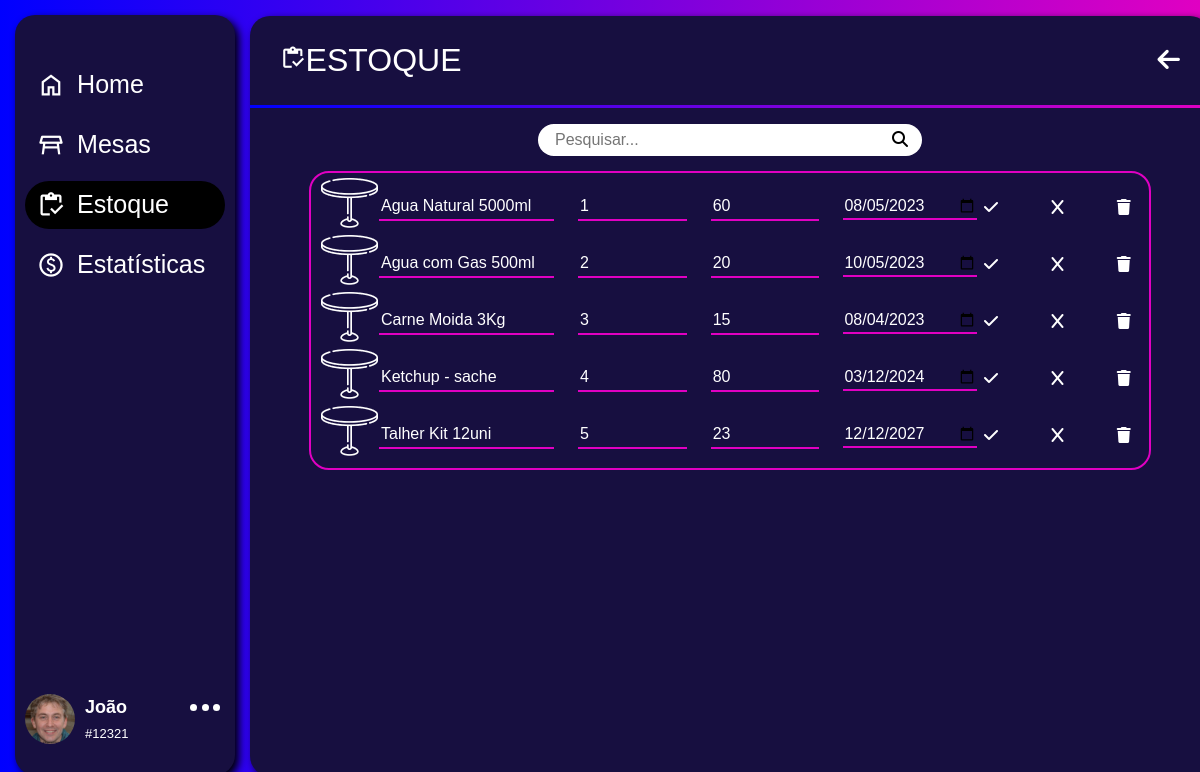
/Desktop/ADM/app/estoque/editar-estoque/editEstoque.php (signed in), run on an earlier commit of the app's database.
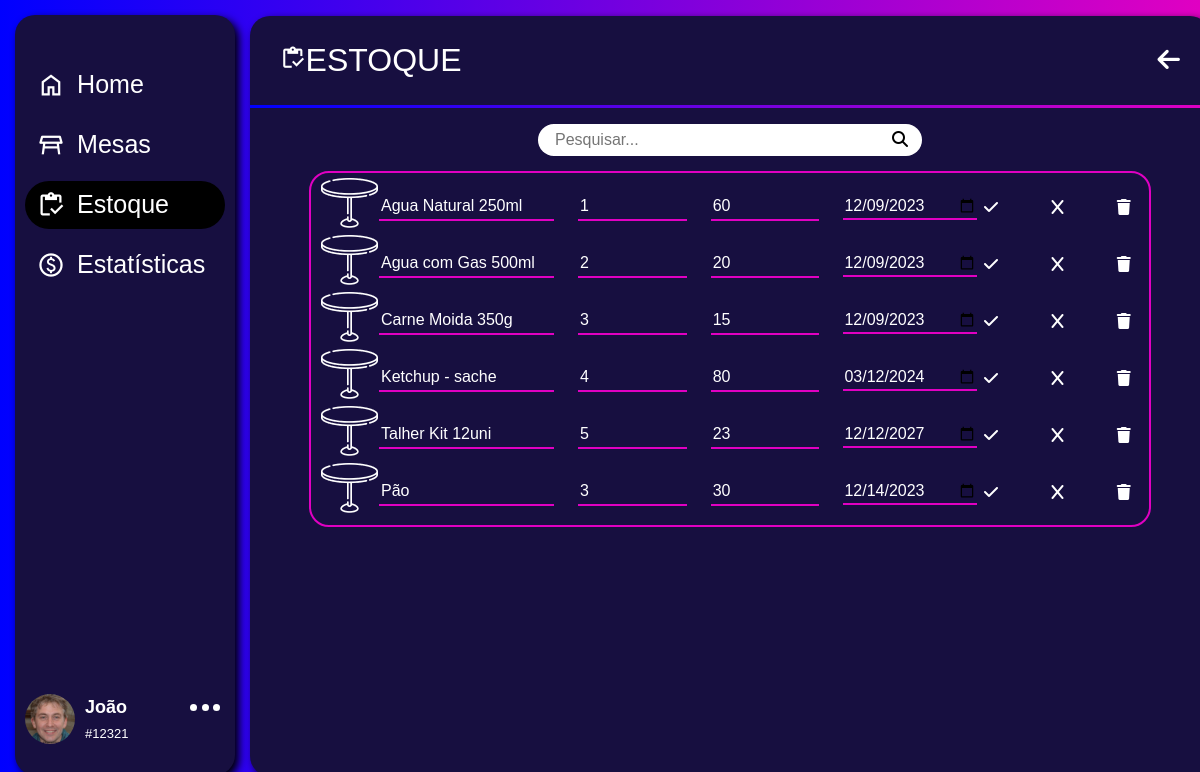
And on a later commit of the database.
### tables this page shows
CREATE TABLE IF NOT EXISTS `produto` (
  `id_prod` int NOT NULL AUTO_INCREMENT,
  `lote` int NOT NULL,
  `tipo` varchar(100) NOT NULL,
  `prod` varchar(100) NOT NULL,
  `preco_compra` float(10,2) NOT NULL,
  `preco_venda` float(10,2) NOT NULL,
  `qtd` int NOT NULL,
  `dta_compra` date NOT NULL,
  `dta_vencimento` date NOT NULL,
  `status` varchar(10) NOT NULL,
  `img` varchar(50) NOT NULL,
  PRIMARY KEY (`id_prod`),
  KEY `lote` (`lote`),
  CONSTRAINT `produto_ibfk_1` FOREIGN KEY (`lote`) REFERENCES `objeto_fornecido` (`lote`) ON DELETE CASCADE ON UPDATE CASCADE
);

### Desktop/ADM/app/estoque/editar-estoque/editEstoque.php (the view, shortened to what the changed rows need)
<?php
include_once(__DIR__ . '/../../../PHP/conn.php');
if(!empty($_GET['search'])){
    $dados = $_GET['search'];
    $sqlc = "SELECT * FROM produto WHERE (lote LIKE '%$dados%' OR prod LIKE '%$dados%') AND status = 'ATIVO'";
}else{
    $sqlc = "SELECT * FROM produto WHERE status = 'ATIVO'";
}
$prod = $sql->query($sqlc);
?>
<!DOCTYPE html>
<html lang="pt-br">
<head>
    <link href="https://cdn.jsdelivr.net/npm/bootstrap@5.3.0-alpha3/dist/css/bootstrap.min.css" rel="stylesheet">
    <link rel="stylesheet" href="../../../assets/css/menu.css">
    <link rel="stylesheet" href="../../../assets/css/estoque/editEstoque.css">
</head>
<body>
    <div class="fundo">
        <main class="main">
            <div id="resultsContainer" class="container itemCardArea">
                <div class="itemCard">
                    <div class="row">
                    <?php foreach($prod as $prods): ?>
                        <div class="col-1">
                            <picture>
                                <img src="../../../assets/img/produtos/mesa-redonda 3.png" alt="">
                            </picture>
                        </div>
                        <form action="" class="col-11 formEstoque">
                            <div class="row">
                                <div class="col-3">
                                    <input type="text" name="nomeProd" placeholder="Nome" class="nomeProd" value="<?php echo $prods['prod']; ?>">
                                </div>
                                <div class="col-2">
                                    <input type="text" name="loteProd" placeholder="Lote" class="loteProd" value="<?php echo $prods['lote']; ?>">
                                </div>
                                <div class="col-2">
                                    <input type="text" name="qtdProd" placeholder="Quantidade" class="qtdProd" value="<?php echo $prods['qtd']; ?>">
                                </div>
                                <div class="col-2">
                                    <abbr title="Validade"><input type="date" name="valProd" class="valProd" value="<?php echo $prods['dta_vencimento']; ?>"></abbr>
                                </div>
                                <div class="col-1">
                                    <button formaction="../../../PHP/att_prodInfo.php?id_prod=<?php echo $prods['id_prod']; ?>" class="checkBtn"><i class="fa-solid fa-check" style="color: #ffffff;"></i></button>
                                </div>
                                <div class="col-1">
                                    <button class="cancelBtn"><i class="fa-solid fa-x" style="color: #ffffff;"></i></button>
                                </div>
                                <div class="col-1">
                                    <button formaction="../../../PHP/del_prodInfo.php?id_prod=<?php echo $prods['id_prod']; ?>" class="trashBtn"><i class="fa-solid fa-trash" style="color: #ffffff;"></i></button>
                                </div>
                            </div>
                        </form>
                        <?php endforeach ?>
                    </div>
                </div>
            </div>
        </main>
    </div>
</body>
</html>

What changed in the data, as far as the page shows it:
changed produto: nomeProd "Agua Natural 5000ml" → "Agua Natural 250ml"; valProd "08/05/2023" → "12/09/2023"
changed produto "Agua com Gas 500ml": valProd "10/05/2023" → "12/09/2023"
changed produto: nomeProd "Carne Moida 3Kg" → "Carne Moida 350g"; valProd "08/04/2023" → "12/09/2023"
added produto: nomeProd "Pão", loteProd "3", qtdProd "30", valProd "12/14/2023"
